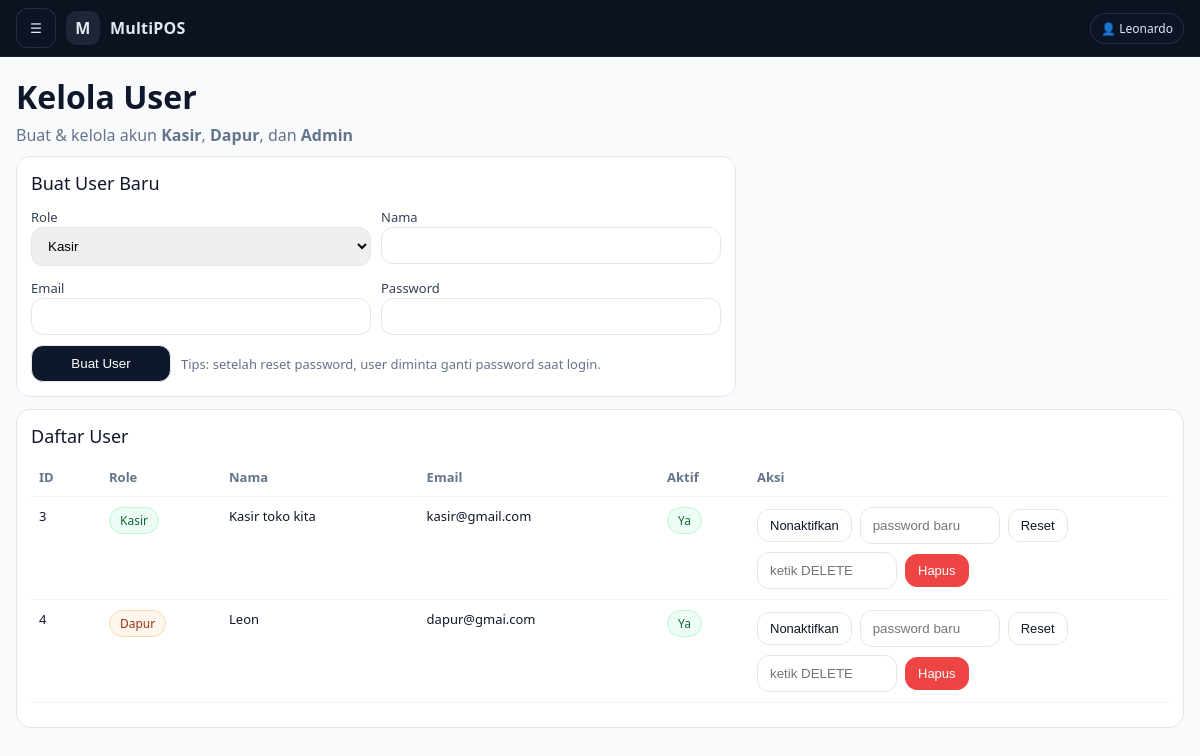
The app's page /advance/admin_create_kasir.php (signed in) with its own data.
### tables this page shows
CREATE TABLE `users` (
  `id` bigint(20) UNSIGNED NOT NULL,
  `name` varchar(100) NOT NULL,
  `email` varchar(190) NOT NULL,
  `password_hash` varchar(255) NOT NULL,
  `role` enum('developer','admin','kasir','dapur') NOT NULL,
  `created_by` bigint(20) UNSIGNED DEFAULT NULL,
  `is_active` tinyint(1) NOT NULL DEFAULT 1,
  `must_change_password` tinyint(1) NOT NULL DEFAULT 0,
  `created_at` timestamp NOT NULL DEFAULT current_timestamp(),
  `updated_at` timestamp NULL DEFAULT NULL ON UPDATE current_timestamp(),
  `password_reset_at` datetime DEFAULT NULL,
  `password_reset_by` int(11) DEFAULT NULL,
  `last_password_changed_at` datetime DEFAULT NULL
);

### advance/admin_create_kasir.php (the view, shortened to what this page needs)
<?php
require __DIR__ . '/../config/db.php';
$adminId=(int)auth_user()['id'];
function role_label(string $role): string {
  return match($role){
    'admin' => 'Admin',
    'dapur' => 'Dapur',
    default => 'Kasir',
  };
}
$list=$pdo->prepare("
  SELECT id,name,email,role,is_active
  FROM users
  WHERE role IN ('kasir','dapur','admin')
    AND created_by=?
  ORDER BY
    FIELD(role,'admin','kasir','dapur') ASC,
    id DESC
");
$list->execute([$adminId]);
$rows=$list->fetchAll(PDO::FETCH_ASSOC);
require __DIR__ . '/../publik/partials/admin_layout_top.php';
?>
<div class="wrap">
  <div class="head">
    <div>
      <h1>Kelola User</h1>
      <div class="muted sub">Buat & kelola akun <b>Kasir</b>, <b>Dapur</b>, dan <b>Admin</b></div>
    </div>
  </div>
  <div class="card" style="margin-bottom:12px;max-width:720px;">
    <div class="section-title">Buat User Baru</div>
    <form method="post" class="grid-1">
      <div class="grid-2">
        <div>
          <label>Role</label>
          <select name="role">
            <option value="kasir" selected>Kasir</option>
          </select>
        </div>
        <div>
          <label>Nama</label>
          <input name="name" required>
        </div>
      </div>
      <div class="grid-2">
        <div>
          <label>Email</label>
          <input type="email" name="email" required>
        </div>
        <div>
          <label>Password</label>
          <input type="password" name="password" required>
        </div>
      </div>
      <div class="form-actions">
        <button class="btn" type="submit">Buat User</button>
        <div class="muted" style="font-size:13px;">
          Tips: setelah reset password, user diminta ganti password saat login.
        </div>
      </div>
    </form>
  </div>
  <div class="card">
    <div class="section-title">Daftar User</div>
    <div class="table-wrap">
      <table class="resp">
        <thead>
          <tr>
            <th style="width:70px;">ID</th>
            <th style="width:120px;">Role</th>
            <th>Nama</th>
            <th>Email</th>
            <th style="width:90px;">Aktif</th>
            <th style="width:420px;">Aksi</th>
          </tr>
        </thead>
        <tbody>
        <?php if(!$rows): ?>
          <tr><td colspan="6">Belum ada user yang dibuat.</td></tr>
        <?php else: ?>
          <?php foreach($rows as $r):
            $role=(string)$r['role'];
            $roleClass = $role==='admin' ? 'admin' : ($role==='dapur' ? 'dapur' : 'kasir');
            $isActive = (int)$r['is_active'] === 1;
          ?>
            <tr>
              <td data-label="ID"><?= (int)$r['id'] ?></td>
              <td data-label="Role">
                <span class="pill <?= $roleClass ?>"><?= htmlspecialchars(role_label($role)) ?></span>
              </td>
              <td data-label="Nama"><?= htmlspecialchars((string)$r['name']) ?></td>
              <td data-label="Email"><?= htmlspecialchars((string)$r['email']) ?></td>
              <td data-label="Aktif">
                <span class="pill <?= $isActive ? 'on' : 'off' ?>"><?= $isActive ? 'Ya' : 'Tidak' ?></span>
              </td>
              <td data-label="Aksi">
                <div class="aksi">
                  <form method="post">
                    <button class="btn btn-outline btn-small" type="submit">
                      <?= $isActive ? 'Nonaktifkan' : 'Aktifkan' ?>
                    </button>
                  </form>
                  <form method="post">
                    <input type="password" name="new_password" placeholder="password baru" required>
                    <button class="btn btn-outline btn-small" type="submit">Reset</button>
                  </form>
                  <form method="post" onsubmit="return confirm('Hapus user ini PERMANEN? Tindakan tidak bisa dibatalkan.');">
                    <input type="text" name="confirm_delete" placeholder="ketik DELETE" required>
                    <button class="btn btn-danger btn-small" type="submit">Hapus</button>
                  </form>
                </div>
              </td>
            </tr>
          <?php endforeach; ?>
        <?php endif; ?>
        </tbody>
      </table>
    </div>
  </div>
</div>
<?php require __DIR__ . '/../publik/partials/admin_layout_bottom.php'; ?>

### publik/partials/admin_layout_top.php (style rules this page uses)
:root { --bg:#0b1220; --panel:#0f172a; --panel2:#111c34; --text:#e2e8f0; --muted:#94a3b8; --card:#ffffff; --border:#e2e8f0; --content-bg:#f8fafc; --accent:#2563eb; --danger:#ef4444; }
* { box-sizing:border-box }
html,body { height:100% }
body { margin:0; font-family: ui-sans-serif, system-ui, -apple-system, Segoe UI, Roboto, Helvetica, Arial, "Apple Color Emoji","Segoe UI Emoji"; background: var(--content-bg); color:#0f172a; }
.muted { color:var(--muted) }

### advance/admin_create_kasir.php (style rules this page uses)
.wrap { max-width:1200px; }
.muted { color:#64748b }
.card { background:#fff;border:1px solid #e2e8f0;border-radius:14px;padding:14px; }
.btn { padding:10px 14px;border-radius:12px;border:1px solid #e2e8f0;background:#0f172a;color:#fff;cursor:pointer;text-decoration:none;display:inline-flex;align-items:center;justify-content:center;gap:8px }
.btn-outline { background:#fff;color:#0f172a }
.btn-danger { background:#ef4444;border-color:#ef4444;color:#fff }
.btn-small { padding:8px 12px;border-radius:12px;font-size:13px }
input,select { padding:10px 12px;border-radius:12px;border:1px solid #e2e8f0;width:100% }
label { font-size:13px;color:#334155 }
.grid-2 { display:grid;grid-template-columns:1fr 1fr;gap:10px }
.grid-1 { display:grid;grid-template-columns:1fr;gap:10px }
.form-actions { display:flex;gap:10px;flex-wrap:wrap;align-items:center }
.form-actions .btn { min-width:140px }
.pill { display:inline-block;padding:4px 10px;border-radius:999px;font-size:12px;border:1px solid #e2e8f0;white-space:nowrap }
.pill.kasir { background:#ecfdf5;border-color:#bbf7d0;color:#166534 }
.pill.dapur { background:#fff7ed;border-color:#fed7aa;color:#9a3412 }
.pill.on { background:#ecfdf5;border-color:#bbf7d0;color:#166534 }
.table-wrap { overflow-x:auto;-webkit-overflow-scrolling:touch }
table { width:100%;border-collapse:collapse;background:#fff }
th,td { border-bottom:1px solid #f1f5f9;padding:10px 8px;text-align:left;font-size:13px;vertical-align:top }
th { color:#64748b;font-weight:700;white-space:nowrap }
.aksi { display:flex;gap:8px;flex-wrap:wrap;align-items:center }
.aksi form { display:inline-flex;gap:8px;align-items:center;flex-wrap:wrap;margin:0 }
.aksi input[type="password"], .aksi input[type="text"] { width:140px }
.section-title { margin:0 0 10px;font-size:18px }
.head { display:flex;justify-content:space-between;align-items:flex-start;gap:12px;flex-wrap:wrap;margin-bottom:10px }
.head h1 { margin:0 }
.head .sub { margin:6px 0 0 }

### records on screen
users: id "3", role "Kasir", name "Kasir toko kita", email "kasir@gmail.com", is_active "Ya"
users: id "4", role "Dapur", name "Leon", email "dapur@gmai.com", is_active "Ya"

### other values on screen
mb_substr((string)$appName, 0, 1) "M"
$appName "MultiPOS"
$userName "Leonardo"
